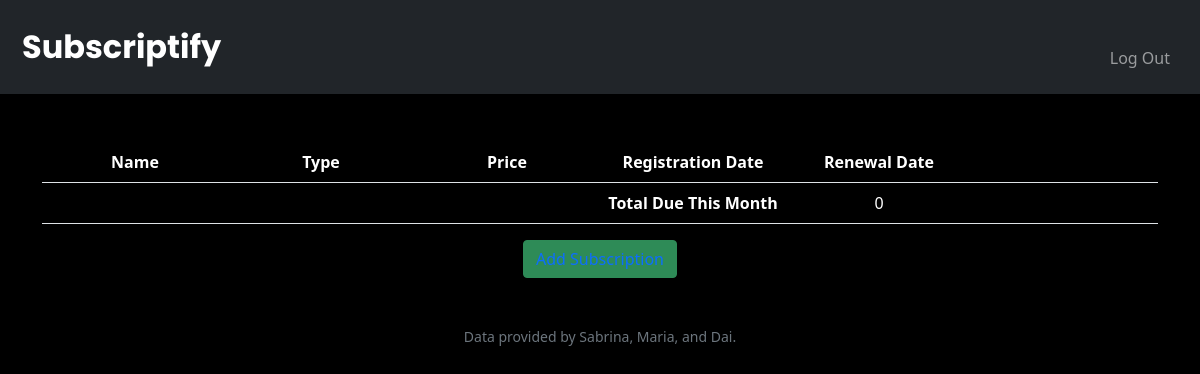
The app's page / (signed in), older data.
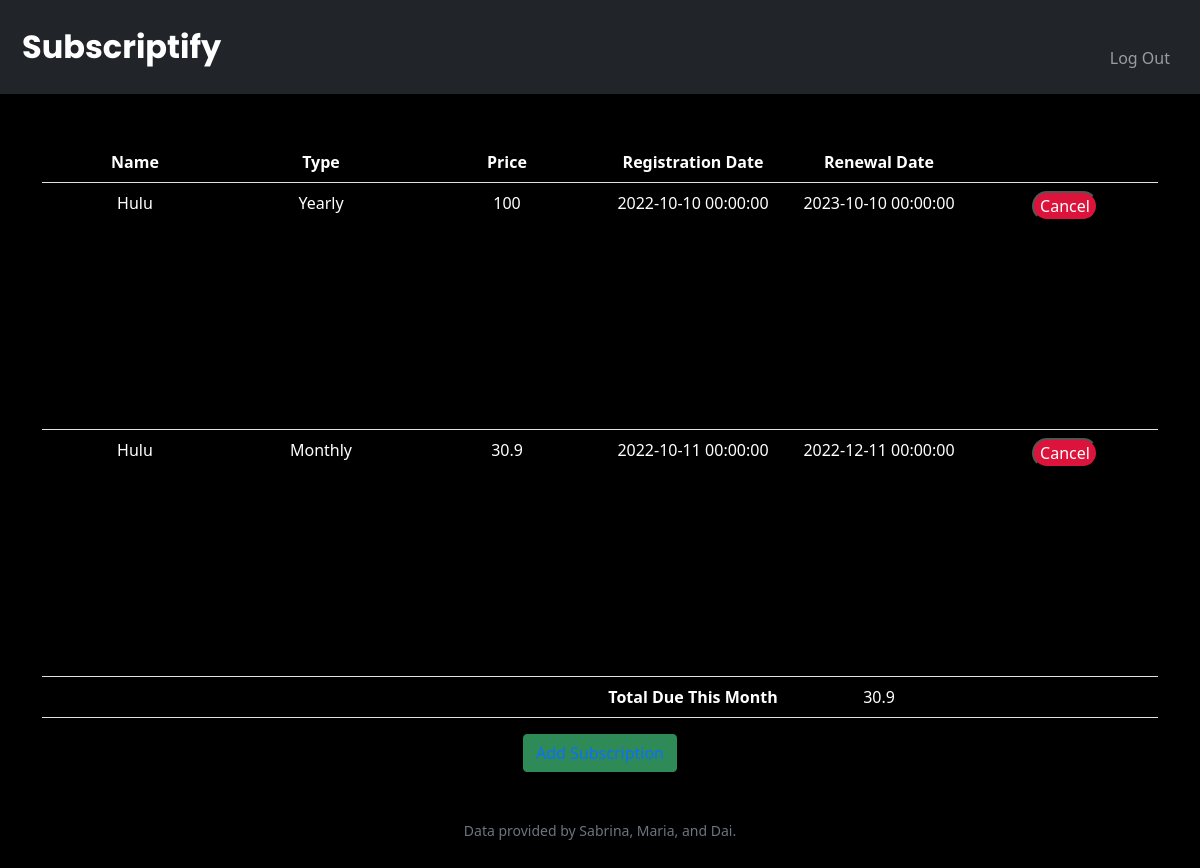
The same page, newer data.
### tables this page shows
CREATE TABLE transactions (
id INTEGER NOT NULL,
user_id INTEGER NOT NULL,
name TEXT NOT NULL,
type TEXT NOT NULL,
price NUMERIC NOT NULL,
reg_date DATETIME NOT NULL,
cancelled BOOLEAN NOT NULL,
PRIMARY KEY(id),
FOREIGN KEY (user_id) REFERENCES users(id)
);

### app.py (the view)
@app.route("/")
@login_required
def index():
    transactions_db = db.execute("SELECT * FROM transactions WHERE user_id = ? AND cancelled = ?", session["user_id"], 0)
    total = 0
    for entry in transactions_db:
        ren_date = datetime.strptime(entry["reg_date"],'%Y-%m-%d %H:%M:%S')
        if entry["type"] == "Monthly":
            while ren_date < datetime.now():
                if ren_date.month == 12:
                    new_month = 1
                    new_year = ren_date.year + 1
                else:
                    new_month = ren_date.month + 1
                    new_year = ren_date.year
                ren_date = ren_date.replace(month = new_month, year = new_year)
            entry["ren_date"] = ren_date
            total += entry["price"]
        elif entry["type"] == "Yearly":
            while ren_date < datetime.now():
                new_year = ren_date.year + 1
                ren_date = ren_date.replace(year = new_year)
            entry["ren_date"] = ren_date
            if entry["ren_date"].month == datetime.now().month:
                total += entry["price"]
        else:
            if isinstance(entry["type"], int):
                entry["ren_date"] = ren_date + timedelta(days = int(entry["type"]))
    return render_template("index.html", transactions=transactions_db, total=total)

### app.py (called while the page is built)
@app.after_request
def after_request(response):
    response.headers["Cache-Control"] = "no-cache, no-store, must-revalidate"
    response.headers["Expires"] = 0
    response.headers["Pragma"] = "no-cache"
    return response

### helpers.py (called while the page is built)
def login_required(f):
    @wraps(f)
    def decorated_function(*args, **kwargs):
        if session.get("user_id") is None:
            return redirect("/login")
        return f(*args, **kwargs)
    return decorated_function

### sql.py (called while the page is built, shortened)
def _enable_logging(f):
    import logging
    import functools
    import os
    @functools.wraps(f)
    def decorator(*args, **kwargs):
        try:
            import flask
        except ModuleNotFoundError:
            return f(*args, **kwargs)
        disabled = logging.getLogger("cs50").disabled
        if flask.current_app and os.getenv("FLASK_ENV") == "development":
            logging.getLogger("cs50").disabled = False
        try:
            return f(*args, **kwargs)
        finally:
            logging.getLogger("cs50").disabled = disabled
    return decorator

def _parse_placeholder(token):
    import re
    import sqlparse
    if not isinstance(token, sqlparse.sql.Token) or token.ttype != sqlparse.tokens.Name.Placeholder:
        raise TypeError()
    if token.value == "?":
        return "qmark", None

    def _disconnect(self):
        if hasattr(_data, self._name()):
            getattr(_data, self._name()).close()
            delattr(_data, self._name())

    def _name(self):
        return str(hash(self))

        def connect(dbapi_connection, connection_record):
            if type(dbapi_connection) is sqlite3.Connection:  # If back end is sqlite
                cursor = dbapi_connection.cursor()
                cursor.execute("PRAGMA foreign_keys=ON")
                cursor.close()

### templates/index.html (shortened to what this page needs)
{% extends "layout.html" %}
{% block main %}
    <div class="container">
        <table class="table">
            <tr>
                <th>Name</th>
                <th>Type</th>
                <th>Price</th>
                <th>Registration Date</th>
                <th>Renewal Date</th>
                <th></th>
            </tr>
            {% for entry in transactions %}
                <tr>
                    <td>{{ entry['name'] }}</td>
                    <td>{{ entry['type'] }}</td>
                    <td>{{ entry['price'] }}</td>
                    <td>{{ entry['reg_date'] }}</td>
                    <td>{{ entry['ren_date'] }}</td>
                    <td>
                        <button class="cancel" onclick="openPopup()">Cancel</button>
                    </td>
                </tr>
            {% endfor %}
            <tr>
                <td></td>
                <td></td>
                <td></td>
                <td><strong>Total Due This Month</strong></td>
                <td>{{ total }}</td>
                <td></td>
            </tr>
        </table>
        <button class="btn btn-primary" type="submit"><a href="/add">Add Subscription</a></button>
    </div>
{% endblock %}

### templates/layout.html (shortened to what this page needs)
<!DOCTYPE html>
<html lang="en">
    <head>
        <link href="https://cdn.jsdelivr.net/npm/bootstrap@5.1.3/dist/css/bootstrap.min.css" rel="stylesheet">
        <link rel="stylesheet"  href="/static/styles.css"/>
    </head>
    <body>
       <nav class = "bg-dark navbar navbar-expand-md navbar-dark">
            <div class="container-fluid">
                <a class="navbar-brand" href="/"><span class="white">Subscriptify</span>
                <div class="collapse navbar-collapse" id="navbar">
                    {% if session["user_id"] %}
                        <ul class="navbar-nav ms-auto mb-2">
                            <li class="nav-item"><a class="nav-link" href="/logout">Log Out</a></li>
                        </ul>
                    {% else %}
                        <ul class="navbar-nav me-auto mb-2">
                            <li class="nav-item"><a class="nav-link" href="/register">Register</a></li>
                            <li class="nav-item"><a class="nav-link" href="/login">Log In</a></li>
                        </ul>
                    {% endif %}
                </div>
            </div>
        </nav>
        <main class="container-fluid py-5 text-center">
            {% block main %}{% endblock %}
        </main>
        <footer class="mb-5 small text-center text-muted">
            Data provided by Sabrina, Maria, and Dai.
        </footer>
    </body>
</html>

### static/styles.css (style rules this page uses)
nav { padding: 10px 10px; background-color:black; }
ul { display:inline; }
.white { color:white; font-size: xx-large; font-weight: bold; font-family: Poppins, sans-serif; text-decoration:none; }
body { color: white; background-color: black; }
.table { color:white; table-layout: fixed; }
a { text-decoration: none; }
.btn { background-color:seagreen; border-color:seagreen; text-decoration: none; }
.cancel { background-color:crimson; color:white; border-radius: 30px; }

Row changes from the older to the newer data that the page shows:
added transactions: name "Hulu", type "Yearly", price "100", reg_date "2022-10-10 00:00:00", ren_date "2023-10-10 00:00:00"
added transactions: name "Hulu", type "Monthly", price "30.9", reg_date "2022-10-11 00:00:00", ren_date "2022-12-11 00:00:00"
Text that changed along with them:
{{ total }}: "0" → "30.9"
